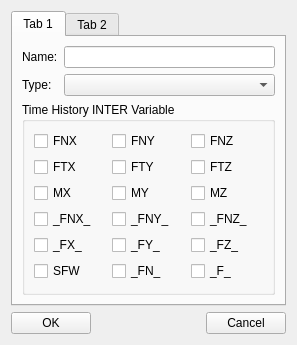
<?xml version="1.0" encoding="UTF-8"?>
<ui version="4.0">
 <class>GUITimeHistoryINTERDialog</class>
 <widget class="QWidget" name="GUITimeHistoryINTERDialog">
  <property name="geometry">
   <rect>
    <x>0</x>
    <y>0</y>
    <width>297</width>
    <height>327</height>
   </rect>
  </property>
  <property name="windowTitle">
   <string/>
  </property>
  <layout class="QGridLayout" name="gridLayout_3">
   <item row="2" column="4">
    <widget class="QPushButton" name="pushButton_Cancle">
     <property name="text">
      <string>Cancel</string>
     </property>
    </widget>
   </item>
   <item row="2" column="0">
    <widget class="QPushButton" name="pushButton_OK">
     <property name="text">
      <string>OK</string>
     </property>
    </widget>
   </item>
   <item row="2" column="1">
    <spacer name="horizontalSpacer">
     <property name="orientation">
      <enum>Qt::Horizontal</enum>
     </property>
     <property name="sizeHint" stdset="0">
      <size>
       <width>153</width>
       <height>20</height>
      </size>
     </property>
    </spacer>
   </item>
   <item row="1" column="0" colspan="5">
    <widget class="QTabWidget" name="tabWidget">
     <property name="currentIndex">
      <number>0</number>
     </property>
     <widget class="QWidget" name="tab">
      <attribute name="title">
       <string>Tab 1</string>
      </attribute>
      <layout class="QGridLayout" name="gridLayout_4">
       <item row="0" column="0">
        <widget class="QLabel" name="label">
         <property name="text">
          <string>Name:</string>
         </property>
        </widget>
       </item>
       <item row="0" column="1">
        <widget class="QLineEdit" name="lineEdit_Name"/>
       </item>
       <item row="1" column="0">
        <widget class="QLabel" name="label_Upper">
         <property name="text">
          <string>Type:</string>
         </property>
        </widget>
       </item>
       <item row="1" column="1">
        <widget class="QComboBox" name="comboBox_Type"/>
       </item>
       <item row="2" column="0" colspan="2">
        <widget class="QGroupBox" name="groupBox">
         <property name="title">
          <string>Time History INTER Variable</string>
         </property>
         <layout class="QGridLayout" name="gridLayout">
          <item row="0" column="0">
           <widget class="QCheckBox" name="checkBox_FNX">
            <property name="text">
             <string>FNX</string>
            </property>
           </widget>
          </item>
          <item row="0" column="1">
           <widget class="QCheckBox" name="checkBox_FNY">
            <property name="text">
             <string>FNY</string>
            </property>
           </widget>
          </item>
          <item row="0" column="2">
           <widget class="QCheckBox" name="checkBox_FNZ">
            <property name="text">
             <string>FNZ</string>
            </property>
           </widget>
          </item>
          <item row="1" column="0">
           <widget class="QCheckBox" name="checkBox_FTX">
            <property name="text">
             <string>FTX</string>
            </property>
           </widget>
          </item>
          <item row="1" column="1">
           <widget class="QCheckBox" name="checkBox_FTY">
            <property name="text">
             <string>FTY</string>
            </property>
           </widget>
          </item>
          <item row="1" column="2">
           <widget class="QCheckBox" name="checkBox_FTZ">
            <property name="text">
             <string>FTZ</string>
            </property>
           </widget>
          </item>
          <item row="2" column="0">
           <widget class="QCheckBox" name="checkBox_MX">
            <property name="text">
             <string>MX</string>
            </property>
           </widget>
          </item>
          <item row="2" column="1">
           <widget class="QCheckBox" name="checkBox_MY">
            <property name="text">
             <string>MY</string>
            </property>
           </widget>
          </item>
          <item row="2" column="2">
           <widget class="QCheckBox" name="checkBox_MZ">
            <property name="text">
             <string>MZ</string>
            </property>
           </widget>
          </item>
          <item row="3" column="0">
           <widget class="QCheckBox" name="checkBox_FNX_Abs">
            <property name="text">
             <string>_FNX_</string>
            </property>
           </widget>
          </item>
          <item row="3" column="1">
           <widget class="QCheckBox" name="checkBox_FNY_Abs">
            <property name="text">
             <string>_FNY_</string>
            </property>
           </widget>
          </item>
          <item row="3" column="2">
           <widget class="QCheckBox" name="checkBox_FNZ_Abs">
            <property name="text">
             <string>_FNZ_</string>
            </property>
           </widget>
          </item>
          <item row="4" column="0">
           <widget class="QCheckBox" name="checkBox_FX">
            <property name="text">
             <string>_FX_</string>
            </property>
           </widget>
          </item>
          <item row="4" column="1">
           <widget class="QCheckBox" name="checkBox_FY">
            <property name="text">
             <string>_FY_</string>
            </property>
           </widget>
          </item>
          <item row="4" column="2">
           <widget class="QCheckBox" name="checkBox_FZ">
            <property name="text">
             <string>_FZ_</string>
            </property>
           </widget>
          </item>
          <item row="5" column="0">
           <widget class="QCheckBox" name="checkBox_SFW">
            <property name="text">
             <string>SFW</string>
            </property>
           </widget>
          </item>
          <item row="5" column="1">
           <widget class="QCheckBox" name="checkBox_FN">
            <property name="text">
             <string>_FN_</string>
            </property>
           </widget>
          </item>
          <item row="5" column="2">
           <widget class="QCheckBox" name="checkBox_F">
            <property name="text">
             <string>_F_</string>
            </property>
           </widget>
          </item>
         </layout>
        </widget>
       </item>
      </layout>
     </widget>
     <widget class="QWidget" name="tab_2">
      <attribute name="title">
       <string>Tab 2</string>
      </attribute>
      <layout class="QGridLayout" name="gridLayout_2">
       <item row="0" column="0" colspan="2">
        <widget class="QTableWidget" name="tableWidget"/>
       </item>
      </layout>
     </widget>
    </widget>
   </item>
  </layout>
 </widget>
 <resources/>
 <connections/>
</ui>
